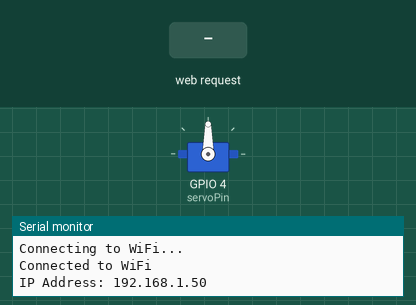
Recording of a sketch running on a simulated ESP32. On the bench: servo, the last lines printed to the serial monitor. The inputs (shaded band) are chosen by the test bench. WiFi joins after 1.5 s; servers stay silent unless stated.

Above: at 4.2 s.
4.3 s: HTTP request GET /servo?angle= received
At 4.8 s:
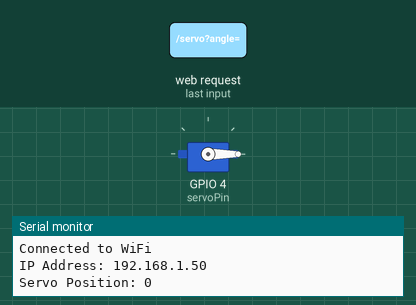
Timing chart, 0 to 7.3 s (numbered marks = the images above; inputs shaded):
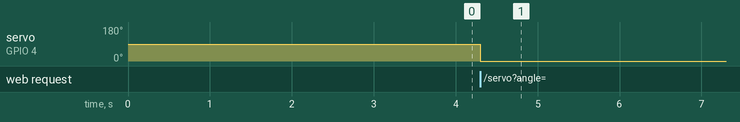

The sketch:

micro_servo.ino
```cpp
#include <WiFi.h>
#include <ESP32Servo.h>

Servo myservo; // Create servo object
const int servoPin = 4; // GPIO connected to servo
const char* ssid = "MIT"; // Replace with your WiFi SSID
const char* password = "i%739nKGFT"; // Replace with your WiFi password

WiFiServer server(80);

void setup() {
  Serial.begin(115200);
  WiFi.begin(ssid, password);
  while (WiFi.status() != WL_CONNECTED) {
    delay(1000);
    Serial.println("Connecting to WiFi...");
  }
  Serial.println("Connected to WiFi");
  Serial.print("IP Address: ");
  Serial.println(WiFi.localIP());

  server.begin();
  myservo.attach(servoPin); // Attach servo with min/max pulse widths
  delay(1000);
  myservo.write(90);
}

void loop() {
  WiFiClient client = server.available();
  if (!client) return;

  String request = client.readStringUntil('\r');
  client.flush();

  if (request.indexOf("/servo?angle=") >= 0) {
    int posStart = request.indexOf('=') + 1;
    int posEnd = request.indexOf(' ', posStart);
    String posStr = request.substring(posStart, posEnd);
    int angle = posStr.toInt();
    angle = constrain(angle, 0, 180);
    myservo.write(angle);
    Serial.print("Servo Position: ");
    Serial.println(angle);
  }

  client.println("HTTP/1.1 200 OK");
  client.println("Content-Type: text/html");
  client.println();
}
```

Measured:
- after the input at 4.3 s, servo on GPIO 4 (servoPin): 90° → 0° at once
